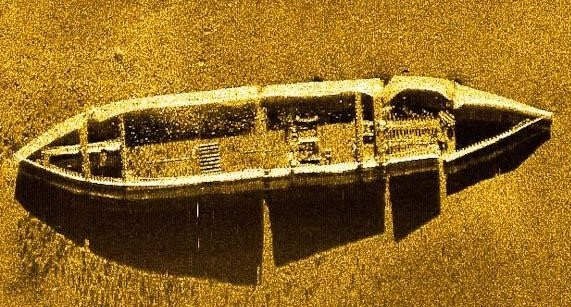
#> input picture test.jpeg, 571 x 307 px
$ python speckle_noise.py
#> lines starting #> are read from the running program, lines starting #| are printed output that depends on the picture
import cv2
import numpy as np

image = cv2.imread('test.jpeg' , cv2.IMREAD_GRAYSCALE)
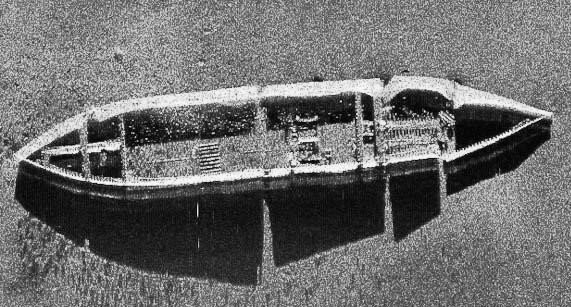
#> image: shape (307, 571); min 0, max 255, mean 109.1

# Create a noise mask with varying standard deviation
noise_mask = np.random.uniform(0, 1, image.shape[:2])  # Adjust the range as needed

# Scale the noise mask to control the level of noise
max_std_dev =  0.04

# Add Gaussian noise with varying standard deviation to the image
noisy_image = image * ( 1 + np.random.normal(0, max_std_dev, image.shape))
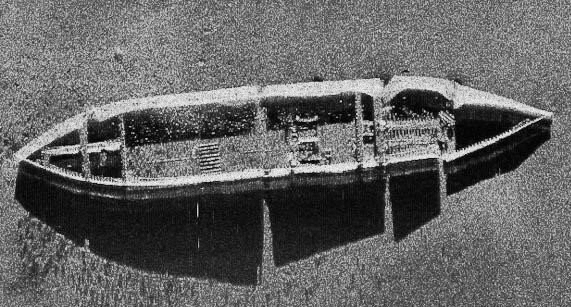
#> noisy_image: shape (307, 571) float64; min 0, max 277.8, mean 109.1; drawn with min black and max white

noisy_image = np.clip(noisy_image, 0, 255).astype(np.uint8)


# Display the noisy image
cv2.imshow("Noisy Image", noisy_image)
cv2.imshow("Orignal",image)
cv2.waitKey(0)

# Save the noisy image
# cv2.imwrite('noisy_image.jpg', noisy_image)
